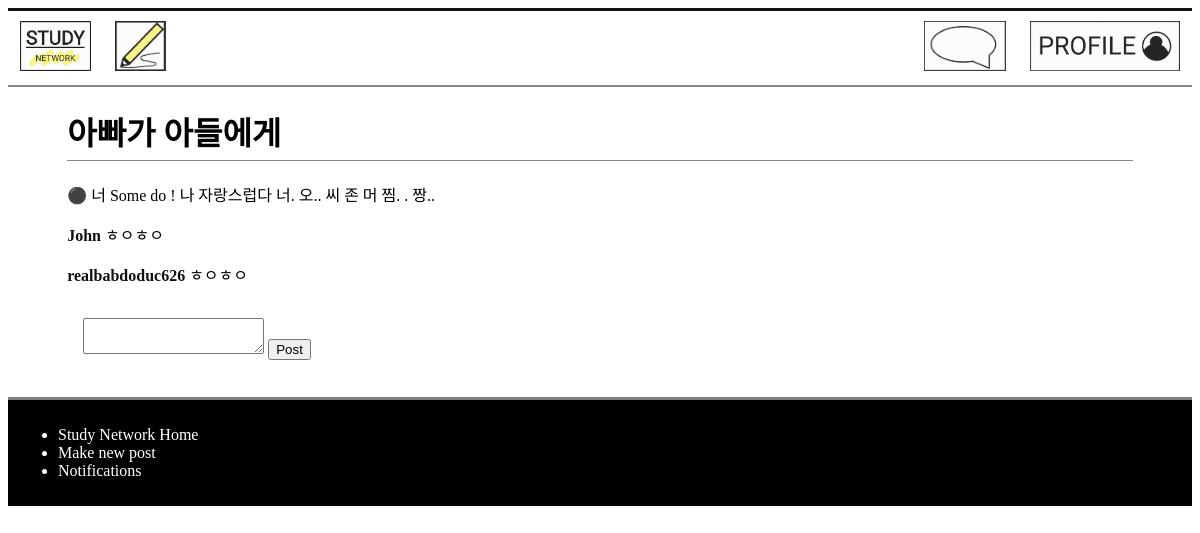
Screenshot of /comment/57 (signed in) with the database file from the repository.
### models.py (models this page shows)
class Post(db.Model):
    __tablename__ = 'Post'
    id = db.Column(db.Integer, primary_key=True)
    title = db.Column(db.Text)
    discussion = db.Column(db.Text)
    date = db.Column(db.Integer)
    comments = db.Column(db.Integer)
    user_id = db.Column(db.Integer, db.ForeignKey('User.id'))
    post_user = db.relationship('User', back_populates='user_post')
    replies_post = db.relationship('Reply', secondary=PostReply, back_populates='posts_reply')
    categories_post = db.relationship('Category', secondary=PostCategory, back_populates='posts_category')
    notifications_post = db.relationship('Notification', back_populates='posts_notification')
    posts = db.relationship('Comment', back_populates='user')

class Comment(db.Model):
    __tablename__ = 'Comment'
    id = db.Column(db.Integer, primary_key=True)
    Post_id = db.Column(db.Integer, db.ForeignKey('Post.id'), nullable = True)
    User_id = db.Column(db.Integer, db.ForeignKey('User.id'), nullable = False)
    comment = db.Column(db.Text, nullable = False)
    user = db.relationship('Post', back_populates='posts')
    post = db.relationship('User', back_populates='users')

class User(db.Model):
    __tablename__ = 'User'
    id = db.Column(db.Integer, primary_key=True)
    username = db.Column(db.Text)
    email = db.Column(db.Text)
    password = db.Column(db.Text)
    user_post = db.relationship('Post', back_populates='post_user')
    notifications_user = db.relationship('Notification', back_populates='users_notification')
    users = db.relationship('Comment', back_populates='post')

### main.py (the view, shortened to what this page needs)
@app.route('/comment/<int:id>', methods=['GET', 'POST'])
def comment(id):
    form = Comment()
    post_info = db.session.query(models.Post).filter_by(id = id).first_or_404()
    user_info = db.session.query(models.User).filter_by(id = session['logged_in_user']).first()
    comments = db.session.query(models.Comment).filter_by(Post_id = id).all()
    if g.logged_in_user == None:
        return redirect(url_for('signin'))
    elif request.method == 'GET':# display all the comments in the post
        if comments == Null:
            return render_template('comment.html', form=form, post_info=post_info)
        else:
            return render_template('comment.html', form=form, comments=comments, post_info=post_info)

### forms.py
class Comment(FlaskForm):
    comment = TextAreaField('Write your comment or reply here', validators=[DataRequired()])

### main.py (called while the page is built)
@app.context_processor
def notification_processor():
    if  g.logged_in_user:
        num_notification = models.Notification.query.filter_by(user_id = session["logged_in_user"]).all()
        if len(num_notification) > 99:
            return dict(num_notification = "99..") #When the number of notification is too big, it just shows 99+.
        else:
            return dict(num_notification = len(num_notification))
    else:
        return dict(num_notification = "No one is logged in")

@app.before_request
def before_request():
    g.logged_in_user = None
    if 'logged_in_user' in session:
        g.logged_in_user = session['logged_in_user']

### templates/comment.html (shortened to what this page needs)
{% extends 'layout.html' %}
{% block content %}
<main>
<h1>{{post_info.title}}</h1>
<p>⚫ {{ post_info.discussion }}</p>
{% for comment in comments %}
    <p><a class="name"href="/profile/{{comment.post.id}}"><strong>{{comment.post.username}}</strong></a> {{ comment.comment }}</p>
{% endfor %}
<form method="POST" enctype="multipart/form-data">
    {{ form.comment }}
    <input type="submit" value="Post">
</form>
</main>
{% endblock %}

### static/css/style.css (style rules this page uses)
a { text-decoration: none; color: #111; }
body main { display: block; max-width: 90%; margin-left: 5%; }
body main h1 { border-bottom: 1px #888 solid; padding-bottom: 0.5%; }
main input { margin-bottom: 2%; }
form { padding: 16px; }

### rows the page displays
Post: title "아빠가 아들에게", discussion "너 Some do ! 나 자랑스럽다 너. 오.. 씨 존 머 찜. . 짱.."
Comment: post.username "John", comment "ㅎㅇㅎㅇ"
Comment: post.username "realbabdoduc626", comment "ㅎㅇㅎㅇ"
